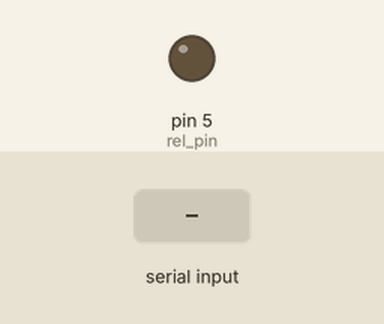
Simulated run of this sketch. Board: Arduino Uno, built with avr-gcc and run on an emulated ATmega328P. Shown: output pins drawn as LEDs (lit = HIGH). The inputs (shaded band) are chosen by the test bench. No radio packets arrive unless stated.

Above: at 1.2 s.
1.3 s: "1" received over Serial
At 2.5 s:
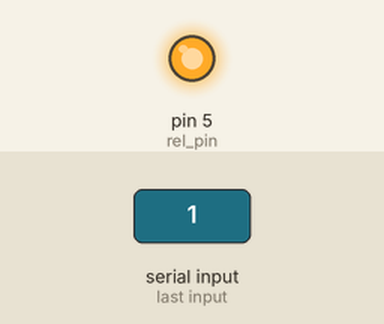
4.3 s: "0" received over Serial
At 4.8 s:
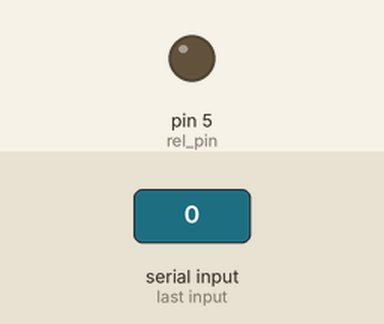
Timing chart, 0 to 7.3 s (numbered marks = the images above; inputs shaded):
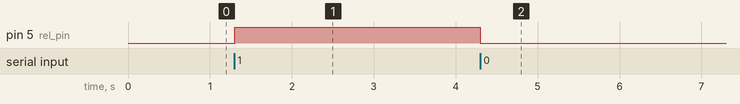

Measured:
- after the input at 1.3 s, pin 5 (rel_pin): LOW → HIGH at once
- after the input at 4.3 s, pin 5 (rel_pin): HIGH → LOW at once

The sketch:

receptor_json.ino
```cpp
#include <Interface.h>
#include <ArduinoJson.h>
#include <SPI.h>
#include "RF24.h"

/****************** JSON Config ***************************/

/**********************************************************/


/****************** User Config ***************************/
/* Hardware configuration: Set up nRF24L01 radio on SPI bus plus pins 7 & 8 */
RF24 radio(7,8);
/**********************************************************/
// 1Node
byte addresses[][6] = {"1Node","2Node"};

// pin del relevo
byte rel_pin = 5;
uint8_t buffer_datos_recividos = 500;
bool depuracion =  true;

void setup() {
  Serial.begin(115200);
  configurar_radio_receptor();
  // configuracion puerto relevo
  pinMode(rel_pin,OUTPUT);
  digitalWrite(rel_pin,LOW);
}

void loop() {
  StaticJsonBuffer<100> jsonBuffer;
  //JsonObject& root = jsonBuffer.createObject();
  String datos = leer_datos();
  if(false && depuracion && datos != ""){
    Serial.print(" ");
    Serial.println(datos);
  }
  if(datos != ""){
    JsonObject& root = jsonBuffer.parseObject(datos);
    // Test if parsing succeeds.
    if (!root.success()) {
      Serial.println(" parseObject() failed");
      return;
    } else{
      Serial.println(" parseObject() ok ");
    }

    String sensor = root["s"];
    long tiempo = root["t"];
    String funcion = root["F"];

    // Print values.
    Serial.print(sensor);
    Serial.print(tiempo);
    Serial.println(funcion);

    if (funcion == "Cone")datos="1";
    else if (funcion == "Desc")datos="0";
  }

  // ejecutamos la accion requerida
  if (datos == "1"){
    conectar();
  }else if (datos == "0"){
    desconectar();
  }

  // prueba por serial del relevo
  if (Serial.available()){
    char c = Serial.read();
    if ( c == '1'){
      digitalWrite(rel_pin,HIGH);
    }else if ( c == '0'){
      digitalWrite(rel_pin,LOW);
    }
  } // serial av
} // Loop
```

radio.ino
```cpp
void configurar_radio_receptor(){
  radio.begin();
  // RF24_PA_MAX is default.
  radio.setPALevel(RF24_PA_LOW);
  radio.setPayloadSize(100);
  radio.enableDynamicPayloads();
  // Open a writing and reading pipe on each radio, with opposite addresses
  radio.openWritingPipe(addresses[0]);
  radio.openReadingPipe(1,addresses[1]);
  // Start the radio listening for data
  radio.startListening();
}

String leer_datos(){
  uint8_t len;
  char data[buffer_datos_recividos];
  if(radio.available()){
    while (radio.available()) {             // While there is data ready
      len = radio.getDynamicPayloadSize();
      radio.read(&data,len);              // Get the payload
    }
    if(depuracion){
      Serial.print("leido: ");
      Serial.print(len);
      Serial.print(" ");
      Serial.print(String(data).substring(0, len));
    }
    return String(data).substring(0, len);
  }else{
    return "";
  }
}
```

relevo.ino
```cpp
bool desconectar(){
  digitalWrite(rel_pin,HIGH);
}

bool conectar(){
  digitalWrite(rel_pin,LOW);
}
```
